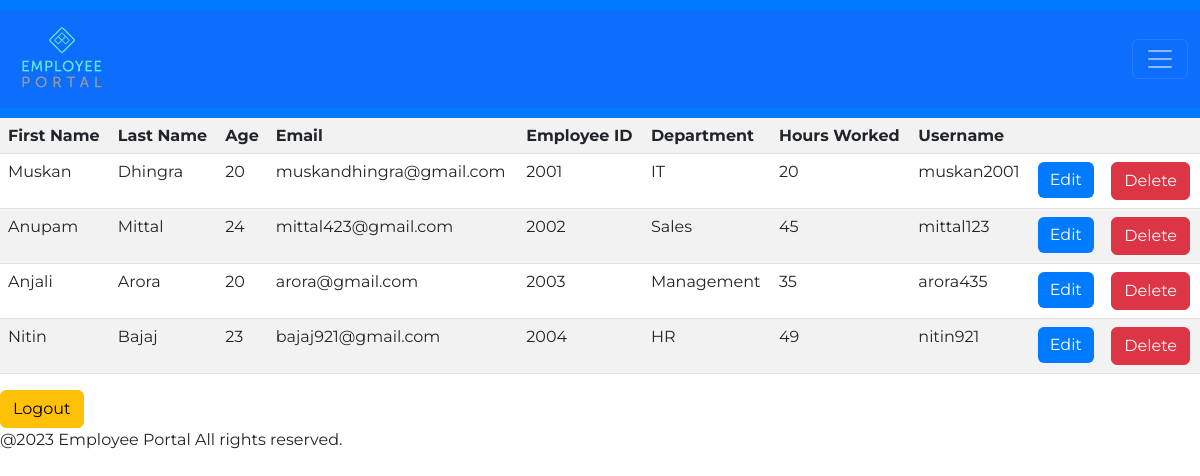
Page /display-person.php (signed in) on the committed database.
### tables this page shows
CREATE TABLE IF NOT EXISTS `employee_data` (
  `Employee_ID` int(11) NOT NULL,
  `fname` varchar(40) NOT NULL,
  `lname` varchar(40) NOT NULL,
  `age` int(11) NOT NULL,
  `hoursworked` int(11) NOT NULL,
  `email` varchar(40) NOT NULL,
  `department` varchar(255) NOT NULL,
  `username` varchar(100) NOT NULL,
  `password` varchar(255) NOT NULL,
  PRIMARY KEY (`Employee_ID`)
);

### display-person.php (the view, shortened to what this page needs)
<link rel="stylesheet" href="https://cdn.jsdelivr.net/npm/bootstrap@5.2.0-beta1/dist/css/bootstrap.min.css" >
  	<link rel="stylesheet" href="css/style.css">
	<?php
    echo '<header>';
    require 'include/globalheader.php';
    echo '</header>';
    if (!isset($_SESSION['Employee_ID'])) {
        header('location:signin.php');
        exit();
    } else {
        require 'database.php';
        $sql = "SELECT * FROM employee_data";
        $result = $conn->query($sql);
        echo '<section class="person-row">';
        echo '<table class="table table-striped">
                    <tr>
                        <th>First Name</th>
                        <th>Last Name</th>
                        <th>Age</th>
                        <th>Email</th>
                        <th>Employee ID</th>
                        <th>Department</th>
                        <th>Hours Worked</th>
						<th>Username</th>
                        <th colspan="2"></th>
                    </tr>';
        foreach ($result as $row) {
            echo '<tr>
                        <td>' . $row['fname']  . '</td>
                        <td>' . $row['lname']  . '</td>
                        <td>' . $row['age']    . '</td>
                        <td>' . $row['email']  . '</td>
                        <td>' . $row['Employee_ID']  . '</td>
                        <td>' . $row['department']  . '</td>
                        <td>' . $row['hoursworked']    . '</td>
						<td>' . $row['username'] . '</td>
                        <td><a class="btn btn-primary" href="edit.php?id=' . $row['Employee_ID'] . '">Edit</a></td>
                        <td><a class="btn btn-danger" href="delete.php?id=' . $row['Employee_ID'] . '">Delete</a></td>
                    </tr>';
        }
        echo '</table>';
        echo '<a class="btn btn-warning" href="logout.php">Logout</a>';
        echo '</section>';
    }
    echo '<footer>';
    require 'include/globalfooter.php';
    echo '</footer>';
?>

### css/style.css (style rules this page uses)
header { background-color: #007BFF; color: #fff; padding: 10px 0; }
.btn-primary { background-color: #007BFF; color: #fff; border: none; }

### rows in the picture
employee_data: fname "Muskan", lname "Dhingra", age "20", email "muskandhingra@gmail.com", Employee_ID "2001", department "IT", hoursworked "20", username "muskan2001"
employee_data: fname "Anupam", lname "Mittal", age "24", email "mittal423@gmail.com", Employee_ID "2002", department "Sales", hoursworked "45", username "mittal123"
employee_data: fname "Anjali", lname "Arora", age "20", email "arora@gmail.com", Employee_ID "2003", department "Management", hoursworked "35", username "arora435"
employee_data: fname "Nitin", lname "Bajaj", age "23", email "bajaj921@gmail.com", Employee_ID "2004", department "HR", hoursworked "49", username "nitin921"
